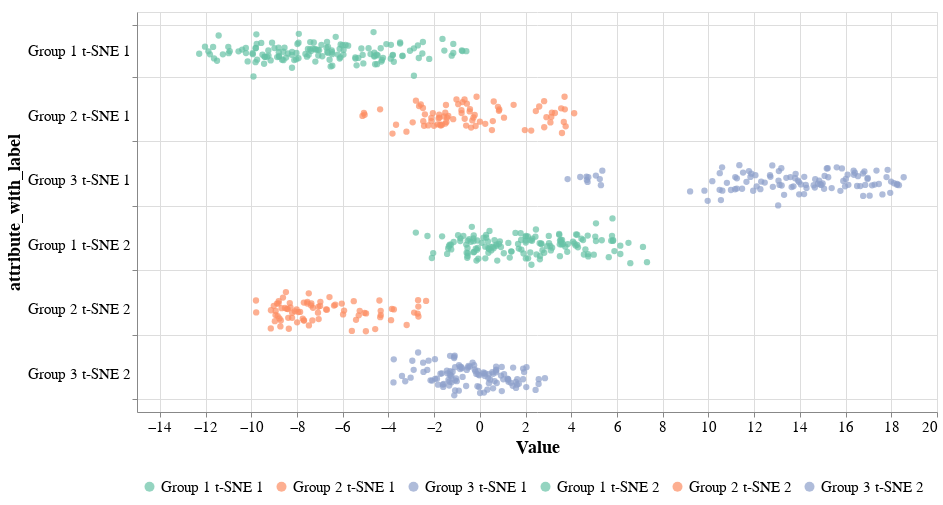

Notebook code cell kept with this figure:
### Markdown cell above
<font size="+1" color="grey"><b> 2.1.1 Strip Plot </b></font>

### Code cell
gaussian_jitter.configure_title(
    fontSize=18
).configure_axis(
    labelFontSize=15,
    titleFontSize=18
).configure_legend(
    labelFontSize=15,
    titleFontSize=18,
    orient="bottom", title=None, padding=5, labelLimit=200, 
    # columns=3
)
# .save('../../images/case2_strip_plot.png', format='png', scale_factor=2)

### Figure 1 — Vega-Lite specification as saved in the notebook (floating-point values rounded to 4 significant figures; data arrays with more than 128 entries replaced by an {"elided": "..."} marker saying what was removed)
{"config": {"view": {"continuousWidth": 300, "continuousHeight": 300}, "axis": {"labelFontSize": 15, "titleFontSize": 18}, "legend": {"labelFontSize": 15, "labelLimit": 200, "orient": "bottom", "padding": 5, "title": null, "titleFontSize": 18}, "title": {"fontSize": 18}}, "data": {"name": "data-b1c7a935c78ba29f515a7dbcacd3040b"}, "mark": {"type": "circle", "size": 40}, "encoding": {"color": {"field": "attribute_with_label", "scale": {"domain": ["Group 1 t-SNE 1", "Group 2 t-SNE 1", "Group 3 t-SNE 1", "Group 1 t-SNE 2", "Group 2 t-SNE 2", "Group 3 t-SNE 2"], "range": ["#66c2a5", "#fc8d62", "#8da0cb", "#66c2a5", "#fc8d62", "#8da0cb"]}, "sort": ["Group 1 t-SNE 1", "Group 2 t-SNE 1", "Group 3 t-SNE 1", "Group 1 t-SNE 2", "Group 2 t-SNE 2", "Group 3 t-SNE 2"], "type": "nominal"}, "x": {"field": "Value", "type": "quantitative"}, "y": {"axis": {"grid": true, "tickBand": "extent"}, "field": "attribute_with_label", "sort": ["Group 1 t-SNE 1", "Group 2 t-SNE 1", "Group 3 t-SNE 1", "Group 1 t-SNE 2", "Group 2 t-SNE 2", "Group 3 t-SNE 2"], "type": "nominal"}, "yOffset": {"field": "jitter", "type": "quantitative"}}, "height": 400, "params": [{"name": "param_9", "select": {"type": "interval", "encodings": ["x", "y"]}, "bind": "scales"}], "transform": [{"fold": ["t-SNE_Component_1", "t-SNE_Component_2"], "as": ["Component", "Value"]}, {"calculate": "datum.Class2 + \" \" + (datum.Component == \"t-SNE_Component_1\" ? \"t-SNE 1\" : \"t-SNE 2\")", "as": "attribute_with_label"}, {"calculate": "sqrt(-2*log(random()))*cos(2*PI*random())", "as": "jitter"}], "width": 800, "$schema": "https://vega.github.io/schema/vega-lite/v5.20.1.json", "datasets": {"data-b1c7a935c78ba29f515a7dbcacd3040b": {"elided": "336 records"}}}
